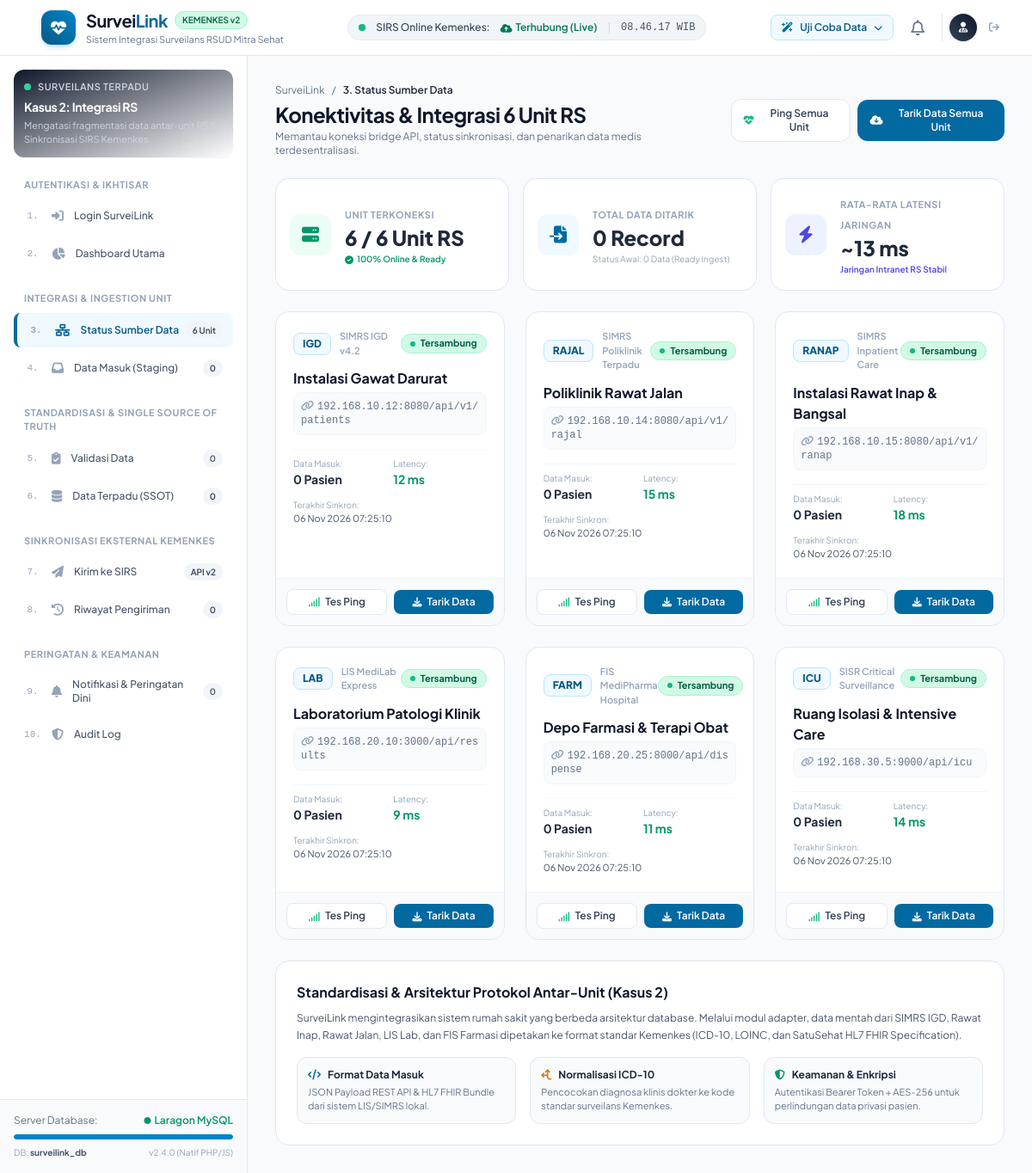
Page /sumber_data.php on the committed database.
### tables this page shows
CREATE TABLE `sumber_data_unit` (
    `id` INT AUTO_INCREMENT PRIMARY KEY,
    `kode_unit` VARCHAR(20) NOT NULL UNIQUE,
    `nama_unit` VARCHAR(100) NOT NULL,
    `tipe_sistem` VARCHAR(50) NOT NULL,
    `lokasi_server` VARCHAR(100) NOT NULL,
    `endpoint_url` VARCHAR(255) NOT NULL,
    `status_koneksi` ENUM('Connected', 'Disconnected', 'Warning', 'Syncing') NOT NULL DEFAULT 'Connected',
    `latency_ms` INT NOT NULL DEFAULT 14,
    `terakhir_sinkron` DATETIME NULL,
    `total_data_masuk` INT NOT NULL DEFAULT 0,
    `total_anomali` INT NOT NULL DEFAULT 0,
    `created_at` TIMESTAMP DEFAULT CURRENT_TIMESTAMP
);

### sumber_data.php (the view, shortened to what this page needs)
<?php
require_once __DIR__ . '/includes/header.php';
require_once __DIR__ . '/includes/navbar.php';
$units = $pdo->query("SELECT * FROM sumber_data_unit ORDER BY id ASC")->fetchAll();
$totalRecordsIngested = array_sum(array_column($units, 'total_data_masuk'));
?>
<div class="flex-1 flex overflow-hidden">
    <?php require_once __DIR__ . '/includes/sidebar.php'; ?>
    <main class="flex-1 overflow-y-auto custom-scrollbar p-4 sm:p-6 lg:p-8 space-y-6">
        <div class="flex flex-col sm:flex-row sm:items-center justify-between gap-4">
            <div>
                <div class="flex items-center gap-2 text-xs text-slate-500 mb-1">
                    <a href="dashboard.php" class="hover:text-brand-600">SurveiLink</a>
                    <span>/</span>
                    <span class="text-slate-800 font-semibold">3. Status Sumber Data</span>
                </div>
                <h1 class="text-2xl font-bold text-slate-900 tracking-tight">Konektivitas & Integrasi 6 Unit RS</h1>
                <p class="text-xs text-slate-500 mt-0.5">Memantau koneksi bridge API, status sinkronisasi, dan penarikan data medis terdesentralisasi.</p>
            </div>
            <div class="flex items-center gap-2">
                <button onclick="pingSemuaUnit()" class="px-3.5 py-2 rounded-xl bg-white border border-slate-200 hover:border-brand-500 text-slate-700 text-xs font-semibold shadow-xs transition flex items-center gap-2">
                    <i class="fa-solid fa-heart-pulse text-emerald-500"></i>
                    <span>Ping Semua Unit</span>
                </button>
                <button onclick="simulasiTarikData('ALL')" class="px-3.5 py-2 rounded-xl bg-brand-600 hover:bg-brand-700 text-white text-xs font-semibold shadow-xs transition flex items-center gap-2">
                    <i class="fa-solid fa-cloud-arrow-down"></i>
                    <span>Tarik Data Semua Unit</span>
                </button>
            </div>
        </div>
        <div class="grid grid-cols-1 sm:grid-cols-3 gap-4">
            <div class="p-4 rounded-2xl bg-white border border-slate-200 shadow-xs flex items-center gap-4">
                <div class="w-12 h-12 rounded-xl bg-emerald-50 text-emerald-600 flex items-center justify-center text-xl shrink-0">
                    <i class="fa-solid fa-server"></i>
                </div>
                <div>
                    <span class="text-[11px] font-bold text-slate-400 uppercase tracking-wider">Unit Terkoneksi</span>
                    <h3 class="text-2xl font-black text-slate-800">6 / 6 Unit RS</h3>
                    <p class="text-[10px] text-emerald-600 font-semibold flex items-center gap-1 mt-0.5">
                        <i class="fa-solid fa-circle-check"></i> 100% Online & Ready
                    </p>
                </div>
            </div>
            <div class="p-4 rounded-2xl bg-white border border-slate-200 shadow-xs flex items-center gap-4">
                <div class="w-12 h-12 rounded-xl bg-brand-50 text-brand-600 flex items-center justify-center text-xl shrink-0">
                    <i class="fa-solid fa-file-import"></i>
                </div>
                <div>
                    <span class="text-[11px] font-bold text-slate-400 uppercase tracking-wider">Total Data Ditarik</span>
                    <h3 class="text-2xl font-black text-slate-800"><?= $totalRecordsIngested ?> Record</h3>
                    <p class="text-[10px] text-slate-400 mt-0.5">Status Awal: 0 Data (Ready Ingest)</p>
                </div>
            </div>
            <div class="p-4 rounded-2xl bg-white border border-slate-200 shadow-xs flex items-center gap-4">
                <div class="w-12 h-12 rounded-xl bg-indigo-50 text-indigo-600 flex items-center justify-center text-xl shrink-0">
                    <i class="fa-solid fa-bolt"></i>
                </div>
                <div>
                    <span class="text-[11px] font-bold text-slate-400 uppercase tracking-wider">Rata-rata Latensi Jaringan</span>
                    <h3 class="text-2xl font-black text-slate-800">~13 ms</h3>
                    <p class="text-[10px] text-indigo-600 font-semibold mt-0.5">Jaringan Intranet RS Stabil</p>
                </div>
            </div>
        </div>
        <div class="grid grid-cols-1 md:grid-cols-2 lg:grid-cols-3 gap-6">
            <?php foreach ($units as $u): ?>
                <div class="rounded-2xl bg-white border border-slate-200 shadow-xs hover:border-brand-300 transition overflow-hidden flex flex-col justify-between">
                    <div class="p-5">
                        <div class="flex items-center justify-between mb-3">
                            <div class="flex items-center gap-2.5">
                                <span class="px-2.5 py-1 rounded-lg bg-brand-50 border border-brand-200 text-brand-700 font-extrabold text-xs">
                                    <?= htmlspecialchars($u['kode_unit']) ?>
                                </span>
                                <span class="text-[11px] font-semibold text-slate-400">
                                    <?= htmlspecialchars($u['tipe_sistem']) ?>
                                </span>
                            </div>
                            <span id="badge-<?= $u['kode_unit'] ?>" class="inline-flex items-center gap-1.5 px-2.5 py-0.5 rounded-full text-[11px] font-bold bg-emerald-100 text-emerald-800 border border-emerald-200">
                                <span class="w-1.5 h-1.5 rounded-full bg-emerald-500 animate-pulse"></span>
                                <span id="status-text-<?= $u['kode_unit'] ?>">Tersambung</span>
                            </span>
                        </div>
                        <h3 class="text-base font-bold text-slate-900 mb-1"><?= htmlspecialchars($u['nama_unit']) ?></h3>
                        <p class="text-xs font-mono text-slate-500 bg-slate-50 p-2 rounded-lg border border-slate-100 break-all mb-4">
                            <i class="fa-solid fa-link text-slate-400 mr-1"></i><?= htmlspecialchars($u['lokasi_server']) ?>
                        </p>
                        <div class="grid grid-cols-2 gap-2 text-xs pt-2 border-t border-slate-100">
                            <div>
                                <span class="text-slate-400 text-[10px] block">Data Masuk:</span>
                                <span class="font-bold text-slate-800 text-sm"><?= $u['total_data_masuk'] ?> Pasien</span>
                            </div>
                            <div>
                                <span class="text-slate-400 text-[10px] block">Latency:</span>
                                <span id="latency-<?= $u['kode_unit'] ?>" class="font-bold text-emerald-600 text-sm"><?= $u['latency_ms'] ?> ms</span>
                            </div>
                            <div class="col-span-2 mt-1">
                                <span class="text-slate-400 text-[10px] block">Terakhir Sinkron:</span>
                                <span class="text-slate-600 text-[11px]"><?= $u['terakhir_sinkron'] ? date('d M Y H:i:s', strtotime($u['terakhir_sinkron'])) : 'Belum Pernah' ?></span>
                            </div>
                        </div>
                    </div>
                    <div class="p-3 bg-slate-50 border-t border-slate-100 flex items-center justify-between gap-2">
                        <button onclick="pingUnit('<?= $u['kode_unit'] ?>')" class="flex-1 py-1.5 px-3 rounded-lg bg-white hover:bg-slate-100 text-slate-700 text-xs font-semibold border border-slate-200 transition flex items-center justify-center gap-1.5">
                            <i class="fa-solid fa-signal text-emerald-500 text-[11px]"></i>
                            <span>Tes Ping</span>
                        </button>
                        <button onclick="simulasiTarikData('<?= $u['kode_unit'] ?>')" class="flex-1 py-1.5 px-3 rounded-lg bg-brand-600 hover:bg-brand-700 text-white text-xs font-semibold shadow-xs transition flex items-center justify-center gap-1.5">
                            <i class="fa-solid fa-download text-[11px]"></i>
                            <span>Tarik Data</span>
                        </button>
                    </div>
                </div>
            <?php endforeach; ?>
        </div>
        <div class="p-6 rounded-2xl bg-white border border-slate-200 shadow-xs">
            <h2 class="text-base font-bold text-slate-900 mb-2">Standardisasi & Arsitektur Protokol Antar-Unit (Kasus 2)</h2>
            <p class="text-xs text-slate-600 leading-relaxed mb-4">
                SurveiLink mengintegrasikan sistem rumah sakit yang berbeda arsitektur database. Melalui modul adapter, data mentah dari SIMRS IGD, Rawat Inap, Rawat Jalan, LIS Lab, dan FIS Farmasi dipetakan ke format standar Kemenkes (ICD-10, LOINC, dan SatuSehat HL7 FHIR Specification).
            </p>
            <div class="grid grid-cols-1 md:grid-cols-3 gap-4 text-xs">
                <div class="p-3 rounded-xl bg-slate-50 border border-slate-200">
                    <span class="font-bold text-slate-800 flex items-center gap-2 mb-1">
                        <i class="fa-solid fa-code text-brand-600"></i> Format Data Masuk
                    </span>
                    <p class="text-slate-500 text-[11px]">JSON Payload REST API & HL7 FHIR Bundle dari sistem LIS/SIMRS lokal.</p>
                </div>
                <div class="p-3 rounded-xl bg-slate-50 border border-slate-200">
                    <span class="font-bold text-slate-800 flex items-center gap-2 mb-1">
                        <i class="fa-solid fa-arrows-split-up-and-left text-amber-600"></i> Normalisasi ICD-10
                    </span>
                    <p class="text-slate-500 text-[11px]">Pencocokan diagnosa klinis dokter ke kode standar surveilans Kemenkes.</p>
                </div>
                <div class="p-3 rounded-xl bg-slate-50 border border-slate-200">
                    <span class="font-bold text-slate-800 flex items-center gap-2 mb-1">
                        <i class="fa-solid fa-shield-halved text-emerald-600"></i> Keamanan & Enkripsi
                    </span>
                    <p class="text-slate-500 text-[11px]">Autentikasi Bearer Token + AES-256 untuk perlindungan data privasi pasien.</p>
                </div>
            </div>
        </div>
    </main>
</div>
<?php require_once __DIR__ . '/includes/footer.php'; ?>

### includes/header.php (style rules this page uses)
body { font-family: 'Plus Jakarta Sans', sans-serif; background-color: #f8fafc; }

### rows in the picture
sumber_data_unit: kode_unit "IGD", tipe_sistem "SIMRS IGD v4.2", nama_unit "Instalasi Gawat Darurat", lokasi_server "192.168.10.12:8080/api/v1/patients", total_data_masuk "0", latency_ms "12", terakhir_sinkron "06 Nov 2026 07:25:10"
sumber_data_unit: kode_unit "RAJAL", tipe_sistem "SIMRS Poliklinik Terpadu", nama_unit "Poliklinik Rawat Jalan", lokasi_server "192.168.10.14:8080/api/v1/rajal", total_data_masuk "0", latency_ms "15", terakhir_sinkron "06 Nov 2026 07:25:10"
sumber_data_unit: kode_unit "RANAP", tipe_sistem "SIMRS Inpatient Care", nama_unit "Instalasi Rawat Inap & Bangsal", lokasi_server "192.168.10.15:8080/api/v1/ranap", total_data_masuk "0", latency_ms "18", terakhir_sinkron "06 Nov 2026 07:25:10"
sumber_data_unit: kode_unit "LAB", tipe_sistem "LIS MediLab Express", nama_unit "Laboratorium Patologi Klinik", lokasi_server "192.168.20.10:3000/api/results", total_data_masuk "0", latency_ms "9", terakhir_sinkron "06 Nov 2026 07:25:10"
sumber_data_unit: kode_unit "FARM", tipe_sistem "FIS MediPharma Hospital", nama_unit "Depo Farmasi & Terapi Obat", lokasi_server "192.168.20.25:8000/api/dispense", total_data_masuk "0", latency_ms "11", terakhir_sinkron "06 Nov 2026 07:25:10"
sumber_data_unit: kode_unit "ICU", tipe_sistem "SISR Critical Surveillance", nama_unit "Ruang Isolasi & Intensive Care", lokasi_server "192.168.30.5:9000/api/icu", total_data_masuk "0", latency_ms "14", terakhir_sinkron "06 Nov 2026 07:25:10"

### other values in the picture
$group['category'] "AUTENTIKASI & IKHTISAR"
$item['number'] "1"
$item['title'] "Login SurveiLink"
$item['number'] "2"
$item['title'] "Dashboard Utama"
$group['category'] "INTEGRASI & INGESTION UNIT"
$item['number'] "3"
$item['title'] "Status Sumber Data"
$item['badge'] "6 Unit"
$item['number'] "4"
$item['title'] "Data Masuk (Staging)"
$item['badge'] "0"
$group['category'] "STANDARDISASI & SINGLE SOURCE OF TRUTH"
$item['number'] "5"
$item['title'] "Validasi Data"
